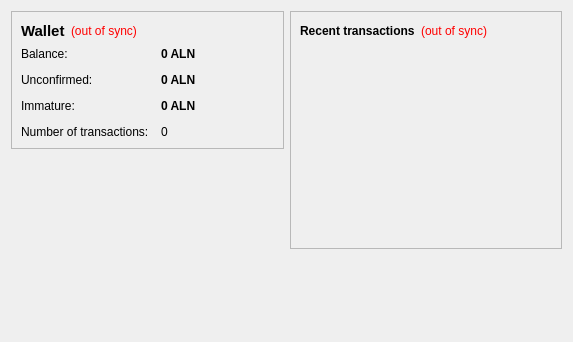
<?xml version="1.0" encoding="UTF-8"?>
<ui version="4.0">
 <class>OverviewPage</class>
 <widget class="QWidget" name="OverviewPage">
  <property name="geometry">
   <rect>
    <x>0</x>
    <y>0</y>
    <width>573</width>
    <height>342</height>
   </rect>
  </property>
  <property name="windowTitle">
   <string>Form</string>
  </property>
  <layout class="QHBoxLayout" name="horizontalLayout" stretch="1,1">
   <item>
    <layout class="QVBoxLayout" name="verticalLayout_2">
     <item>
      <widget class="QFrame" name="frame">
       <property name="frameShape">
        <enum>QFrame::StyledPanel</enum>
       </property>
       <property name="frameShadow">
        <enum>QFrame::Raised</enum>
       </property>
       <layout class="QVBoxLayout" name="verticalLayout_4">
        <item>
         <layout class="QHBoxLayout" name="horizontalLayout_4">
          <item>
           <widget class="QLabel" name="label_5">
            <property name="font">
             <font>
              <pointsize>11</pointsize>
              <weight>75</weight>
              <bold>true</bold>
             </font>
            </property>
            <property name="text">
             <string>Wallet</string>
            </property>
           </widget>
          </item>
          <item>
           <widget class="QLabel" name="labelWalletStatus">
            <property name="toolTip">
             <string>The displayed information may be out of date. Your wallet automatically synchronizes with the Birdcoin network after a connection is established, but this process has not completed yet.</string>
            </property>
            <property name="styleSheet">
             <string notr="true">QLabel { color: red; }</string>
            </property>
            <property name="text">
             <string notr="true">(out of sync)</string>
            </property>
            <property name="alignment">
             <set>Qt::AlignLeading|Qt::AlignLeft|Qt::AlignVCenter</set>
            </property>
           </widget>
          </item>
          <item>
           <spacer name="horizontalSpacer_2">
            <property name="orientation">
             <enum>Qt::Horizontal</enum>
            </property>
            <property name="sizeHint" stdset="0">
             <size>
              <width>40</width>
              <height>20</height>
             </size>
            </property>
           </spacer>
          </item>
         </layout>
        </item>
        <item>
         <layout class="QFormLayout" name="formLayout_2">
          <property name="fieldGrowthPolicy">
           <enum>QFormLayout::AllNonFixedFieldsGrow</enum>
          </property>
          <property name="horizontalSpacing">
           <number>12</number>
          </property>
          <property name="verticalSpacing">
           <number>12</number>
          </property>
          <item row="0" column="0">
           <widget class="QLabel" name="label">
            <property name="text">
             <string>Balance:</string>
            </property>
           </widget>
          </item>
          <item row="0" column="1">
           <widget class="QLabel" name="labelBalance">
            <property name="font">
             <font>
              <weight>75</weight>
              <bold>true</bold>
             </font>
            </property>
            <property name="cursor">
             <cursorShape>IBeamCursor</cursorShape>
            </property>
            <property name="toolTip">
             <string>Your current balance</string>
            </property>
            <property name="text">
             <string notr="true">0 ALN</string>
            </property>
            <property name="textInteractionFlags">
             <set>Qt::LinksAccessibleByMouse|Qt::TextSelectableByKeyboard|Qt::TextSelectableByMouse</set>
            </property>
           </widget>
          </item>
          <item row="1" column="0">
           <widget class="QLabel" name="label_3">
            <property name="text">
             <string>Unconfirmed:</string>
            </property>
           </widget>
          </item>
          <item row="1" column="1">
           <widget class="QLabel" name="labelUnconfirmed">
            <property name="font">
             <font>
              <weight>75</weight>
              <bold>true</bold>
             </font>
            </property>
            <property name="cursor">
             <cursorShape>IBeamCursor</cursorShape>
            </property>
            <property name="toolTip">
             <string>Total of transactions that have yet to be confirmed, and do not yet count toward the current balance</string>
            </property>
            <property name="text">
             <string notr="true">0 ALN</string>
            </property>
            <property name="textInteractionFlags">
             <set>Qt::LinksAccessibleByMouse|Qt::TextSelectableByKeyboard|Qt::TextSelectableByMouse</set>
            </property>
           </widget>
          </item>
          <item row="3" column="0">
           <widget class="QLabel" name="label_2">
            <property name="text">
             <string>Number of transactions:</string>
            </property>
           </widget>
          </item>
          <item row="3" column="1">
           <widget class="QLabel" name="labelNumTransactions">
            <property name="toolTip">
             <string>Total number of transactions in wallet</string>
            </property>
            <property name="text">
             <string notr="true">0</string>
            </property>
           </widget>
          </item>
          <item row="2" column="0">
           <widget class="QLabel" name="labelImmatureText">
            <property name="text">
             <string>Immature:</string>
            </property>
           </widget>
          </item>
          <item row="2" column="1">
           <widget class="QLabel" name="labelImmature">
            <property name="font">
             <font>
              <weight>75</weight>
              <bold>true</bold>
             </font>
            </property>
            <property name="toolTip">
             <string>Mined balance that has not yet matured</string>
            </property>
            <property name="text">
             <string notr="true">0 ALN</string>
            </property>
            <property name="textInteractionFlags">
             <set>Qt::LinksAccessibleByMouse|Qt::TextSelectableByKeyboard|Qt::TextSelectableByMouse</set>
            </property>
           </widget>
          </item>
         </layout>
        </item>
       </layout>
      </widget>
     </item>
     <item>
      <spacer name="verticalSpacer">
       <property name="orientation">
        <enum>Qt::Vertical</enum>
       </property>
       <property name="sizeHint" stdset="0">
        <size>
         <width>20</width>
         <height>40</height>
        </size>
       </property>
      </spacer>
     </item>
    </layout>
   </item>
   <item>
    <layout class="QVBoxLayout" name="verticalLayout_3">
     <item>
      <widget class="QFrame" name="frame_2">
       <property name="frameShape">
        <enum>QFrame::StyledPanel</enum>
       </property>
       <property name="frameShadow">
        <enum>QFrame::Raised</enum>
       </property>
       <layout class="QVBoxLayout" name="verticalLayout">
        <item>
         <layout class="QHBoxLayout" name="horizontalLayout_2">
          <item>
           <widget class="QLabel" name="label_4">
            <property name="text">
             <string>&lt;b&gt;Recent transactions&lt;/b&gt;</string>
            </property>
           </widget>
          </item>
          <item>
           <widget class="QLabel" name="labelTransactionsStatus">
            <property name="toolTip">
             <string>The displayed information may be out of date. Your wallet automatically synchronizes with the Birdcoin network after a connection is established, but this process has not completed yet.</string>
            </property>
            <property name="styleSheet">
             <string notr="true">QLabel { color: red; }</string>
            </property>
            <property name="text">
             <string notr="true">(out of sync)</string>
            </property>
            <property name="alignment">
             <set>Qt::AlignRight|Qt::AlignTrailing|Qt::AlignVCenter</set>
            </property>
           </widget>
          </item>
          <item>
           <spacer name="horizontalSpacer">
            <property name="orientation">
             <enum>Qt::Horizontal</enum>
            </property>
            <property name="sizeHint" stdset="0">
             <size>
              <width>40</width>
              <height>20</height>
             </size>
            </property>
           </spacer>
          </item>
         </layout>
        </item>
        <item>
         <widget class="QListView" name="listTransactions">
          <property name="styleSheet">
           <string notr="true">QListView { background: transparent; }</string>
          </property>
          <property name="frameShape">
           <enum>QFrame::NoFrame</enum>
          </property>
          <property name="verticalScrollBarPolicy">
           <enum>Qt::ScrollBarAlwaysOff</enum>
          </property>
          <property name="horizontalScrollBarPolicy">
           <enum>Qt::ScrollBarAlwaysOff</enum>
          </property>
          <property name="selectionMode">
           <enum>QAbstractItemView::NoSelection</enum>
          </property>
         </widget>
        </item>
       </layout>
      </widget>
     </item>
     <item>
      <spacer name="verticalSpacer_2">
       <property name="orientation">
        <enum>Qt::Vertical</enum>
       </property>
       <property name="sizeHint" stdset="0">
        <size>
         <width>20</width>
         <height>40</height>
        </size>
       </property>
      </spacer>
     </item>
    </layout>
   </item>
  </layout>
 </widget>
 <resources/>
 <connections/>
</ui>
